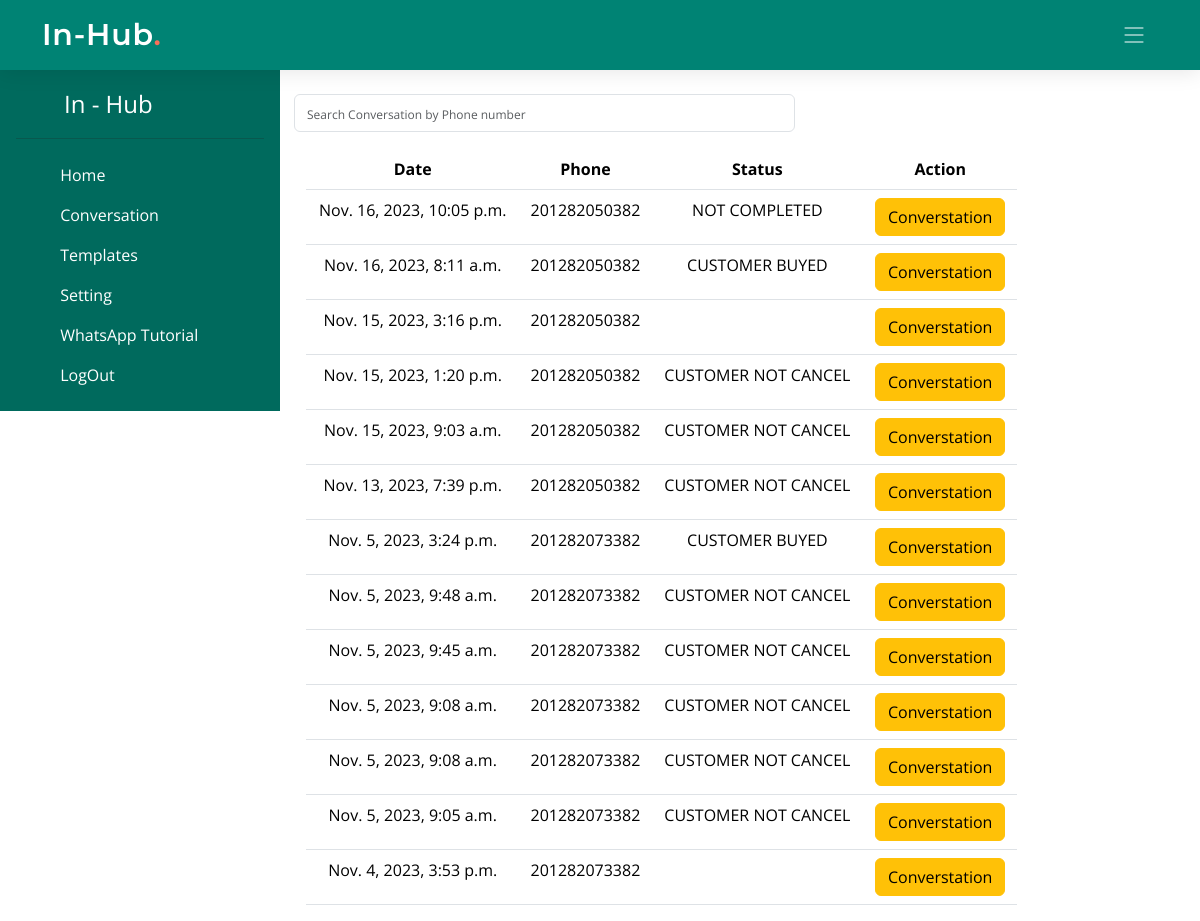
The page /conv/ (signed in) on the database its author committed.
### customers/models.py (models this page shows, shortened)
class BusinessUnit(models.Model):
    user = models.OneToOneField(User, on_delete=models.CASCADE, null=True, blank=True)
    name = models.CharField(max_length=50, null=True, blank=True)
    phone = models.CharField(max_length=50, null=True, blank=True)
    ph_acc = models.CharField(max_length=30, null=True, blank=True)
    ph_tkn = models.CharField(max_length=300, null=True, blank=True)
    support = models.CharField(max_length=50, null=True, blank=True)
    Address = models.CharField(max_length=200, null=True, blank=True)
    latitude = models.CharField(max_length=20, null=True, blank=True)
    longitude = models.CharField(max_length=20, null=True, blank=True)
    cat = models.ForeignKey(BusinessCategory, on_delete=models.CASCADE, null=True, blank=True)
    stdate = models.DateField(null=True, blank=True)
    endate = models.DateField(null=True, blank=True)
    trial = models.BooleanField(default=False, null=True, blank=True)
    lang = models.IntegerField(default=1, null=True, blank=True)
    extlang = models.BooleanField(default=False, null=True, blank=True)
    plan = models.IntegerField(default=0, null=True, blank=True)
    token = models.UUIDField(default=uuid.uuid4, editable=False, unique=True)
    date = models.DateTimeField(auto_now_add=True)

class CustomerProfile(models.Model):
    name = models.CharField(max_length=150, null=True, blank=True)
    phone = models.CharField(max_length=15, null=True, blank=True)
    address = models.TextField(null=True, blank=True)
    area = models.CharField(max_length=15, null=True, blank=True)
    latitude = models.CharField(max_length=20, null=True, blank=True)
    longitude = models.CharField(max_length=20, null=True, blank=True)

### whatsapp/models.py (models this page shows)
class WhatsMsg(models.Model):
    name = models.ForeignKey(CustomerProfile,on_delete=models.CASCADE,null=True,blank=True)
    business = models.ForeignKey(BusinessUnit,on_delete=models.CASCADE,null=True,blank=True)
    step = models.IntegerField(null=True,blank=True,default=1)
    extr = models.CharField(max_length=20,null=True,blank=True)
    lang = models.IntegerField(default=1,null=True,blank=True)
    flt = models.IntegerField( null=True, blank=True)
    status = models.CharField(max_length=50,null=True,blank=True,default='CREATED')
    date = models.DateTimeField(auto_now_add=True)

### home/views.py (the view)
# urls.py: path('conv/', views.conv, name="conv"),
def conv(request):
    g_bs = BusinessUnit.objects.get(user=request.user)
    crt = WhatsMsg.objects.filter(business=g_bs).order_by('-date')
    context = {'crt': crt, 'bus': g_bs,'name':g_bs.name}
    return render(request, 'pages/conver/conversation.html', context)

### templates/pages/conver/conversation.html (shortened to what this page needs)
{% load static %}
<!DOCTYPE html>
<html lang="en">
<head>
    <link href="{% static 'assets/vendor/bootstrap/css/bootstrap.min.css'%}" rel="stylesheet">
    <link href="{% static 'assets/vendor/bootstrap-icons/bootstrap-icons.css'%}" rel="stylesheet">
    <link href="{% static 'assets/vendor/aos/aos.css'%}" rel="stylesheet">
    <link href="{% static 'assets/vendor/glightbox/css/glightbox.min.css'%}" rel="stylesheet">
    <link href="{% static 'assets/vendor/swiper/swiper-bundle.min.css"'%} rel="stylesheet">
    <link href="{% static 'assets/css/main.css'%}" rel="stylesheet">
</head>
<body>
    <header id="header" class="header d-flex align-items-center">
        <div class="container-fluid container-xl d-flex align-items-center justify-content-between">
            <a href="index.html" class="logo d-flex align-items-center">
                <h1>In-Hub<span>.</span></h1>
            </a>
            <i class="mobile-nav-toggle mobile-nav-show bi bi-list"></i>
        </div>
    </header>
    <main id="main">
        <div class="container-fluid d-flex align-items-center">
            <div class="row col-lg-12">
                <div class="col-lg-3" style="padding-left: 0%;">
                    <div class="d-flex flex-column flex-shrink-0 p-3 " style="width: 280px;background-color: #006a5d;">
                        {% include 'sidenav.html' %}
                    </div>
                </div>
                <div class="col-lg-9" style="padding-top: 2%;" id="dtl">
                    <div class="row col-md-7">
                        <input type="text" class="form-control" name="serch" placeholder="Search Conversation by Phone number"  hx-headers='{ "X-CSRFToken": "{{ csrf_token }}"} ' hx-post="/consearch/" hx-target="#dlts">
                    </div>
                    <div class="row gy-4 " style="padding-top: 2%;" id="dlts">
                        <div class="col-md-10">
                            <table class="table">
                                <thead>
                                <tr style="text-align: center;">
                                    <th>Date</th>
                                    <th>Phone</th>
                                    <th>Status</th>
                                    <th colspan="1">Action</th>
                                </tr>
                            </thead>
                            <tbody>
                                {% for i in crt %}
                                <tr style="text-align: center;">
                                    <td>{{i.date}}</td>
                                    <td>{{i.name.phone}}</td>
                                    <td> {% if i.status == 'CREATED' %} NOT COMPLETED {% elif i.status == 'CONFIRMED' %} CUSTOMER BUYED {% elif i.status == 'CANCELED' %} CUSTOMER NOT CANCEL {% elif i.status == 'CLOSED' %} CUSTOMER NOT CANCEL {% endif %}</td>
                                    <td><a class="btn btn-warning" href="/allconvdtls/{{i.id}}/" target="_blank" >Converstation</a></td>
                                </tr>
                                {% endfor %}
                            </tbody>
                        </table>
                        </div>
                    </div>
                </div>
            </div>
        </div>
    </main>
</body>
</html>

### templates/sidenav.html
<a href="/" class="d-flex align-items-center mb-3 mb-md-0 me-md-auto text-white text-decoration-none">
    <svg class="bi pe-none me-2" width="40" height="32"></svg>
    <span class="fs-4">{{name}}</span>
</a>
<hr>
 <ul class="nav nav-pills flex-column mb-auto">
                            <li class="nav-item">
                                <a href="/dash/" class="nav-link text-white" aria-current="page">
                                    <svg class="bi pe-none me-2" width="16" height="16"></svg> Home
                                </a>
                            </li>
                            <li>
                                <a href="/conv/" class="nav-link text-white">
                                    <svg class="bi pe-none me-2" width="16" height="16"></svg> Conversation
                                </a>
                            </li>
                            <li>
                                <a href="/template/" class="nav-link text-white" >
                                    <svg class="bi pe-none me-2" width="16" height="16"></svg> Templates
                                </a>
                            </li>
                            <li>
                                <a href="/setup/" class="nav-link text-white" >
                                    <svg class="bi pe-none me-2" width="16" height="16"></svg> Setting
                                </a>
                            </li>
                            <li>
                                <a href="/whatsapp/" class="nav-link text-white" >
                                    <svg class="bi pe-none me-2" width="16" height="16"></svg> WhatsApp Tutorial
                                </a>
                            </li>
                            <li>
                                <a href="/logout_view/" class="nav-link text-white">
                                    <svg class="bi pe-none me-2" width="16" height="16"></svg> LogOut
                                </a>
                            </li>
                        </ul>

### static/assets/css/main.css (style rules this page uses)
:root { --font-default: "Open Sans", system-ui, -apple-system, "Segoe UI", Roboto, "Helvetica Neue", Arial, "Noto Sans", "Liberation Sans", sans-serif, "Apple Color Emoji", "Segoe UI Emoji", "Segoe UI Symbol", "Noto Color Emoji"; --font-primary: "Montserrat", sans-serif; --font-secondary: "Poppins", sans-serif; }
:root { --color-default: #222222; --color-primary: #008374; --color-secondary: #f85a40; }
:root { scroll-behavior: smooth; }
body { font-family: var(--font-default); color: var(--color-default); }
a { color: var(--color-primary); text-decoration: none; }
h1, h2, h3, h4, h5, h6 { font-family: var(--font-primary); }
.header { transition: all 0.5s; z-index: 997; height: 90px; background-color: var(--color-primary); }
.header.sticked { position: fixed; top: 0; right: 0; left: 0; height: 70px; box-shadow: 0px 2px 20px rgba(0, 0, 0, 0.1); }
.header .logo h1 { font-size: 30px; margin: 0; font-weight: 600; letter-spacing: 0.8px; color: #fff; font-family: var(--font-primary); }
.header .logo h1 span { color: #f96f59; }
.sticked-header-offset { margin-top: 70px; }
@media (max-width: 1279px) { .mobile-nav-show { color: rgba(255, 255, 255, 0.6); font-size: 28px; cursor: pointer; line-height: 0; transition: 0.5s; z-index: 9999; margin-right: 10px; } }

### rows shown on the page
BusinessUnit: name "In - Hub"
WhatsMsg: date "Nov. 16, 2023, 10:05 p.m.", name.phone "201282050382", status "NOT COMPLETED"
WhatsMsg: date "Nov. 16, 2023, 8:11 a.m.", name.phone "201282050382", status "CUSTOMER BUYED"
WhatsMsg: date "Nov. 15, 2023, 3:16 p.m.", name.phone "201282050382"
WhatsMsg: date "Nov. 15, 2023, 1:20 p.m.", name.phone "201282050382", status "CUSTOMER NOT CANCEL"
WhatsMsg: date "Nov. 15, 2023, 9:03 a.m.", name.phone "201282050382", status "CUSTOMER NOT CANCEL"
WhatsMsg: date "Nov. 13, 2023, 7:39 p.m.", name.phone "201282050382", status "CUSTOMER NOT CANCEL"
WhatsMsg: date "Nov. 5, 2023, 3:24 p.m.", name.phone "201282073382", status "CUSTOMER BUYED"
WhatsMsg: date "Nov. 5, 2023, 9:48 a.m.", name.phone "201282073382", status "CUSTOMER NOT CANCEL"
WhatsMsg: date "Nov. 5, 2023, 9:45 a.m.", name.phone "201282073382", status "CUSTOMER NOT CANCEL"
WhatsMsg: date "Nov. 5, 2023, 9:08 a.m.", name.phone "201282073382", status "CUSTOMER NOT CANCEL"
WhatsMsg: date "Nov. 5, 2023, 9:08 a.m.", name.phone "201282073382", status "CUSTOMER NOT CANCEL"
WhatsMsg: date "Nov. 5, 2023, 9:05 a.m.", name.phone "201282073382", status "CUSTOMER NOT CANCEL"
WhatsMsg: date "Nov. 4, 2023, 3:53 p.m.", name.phone "201282073382"
